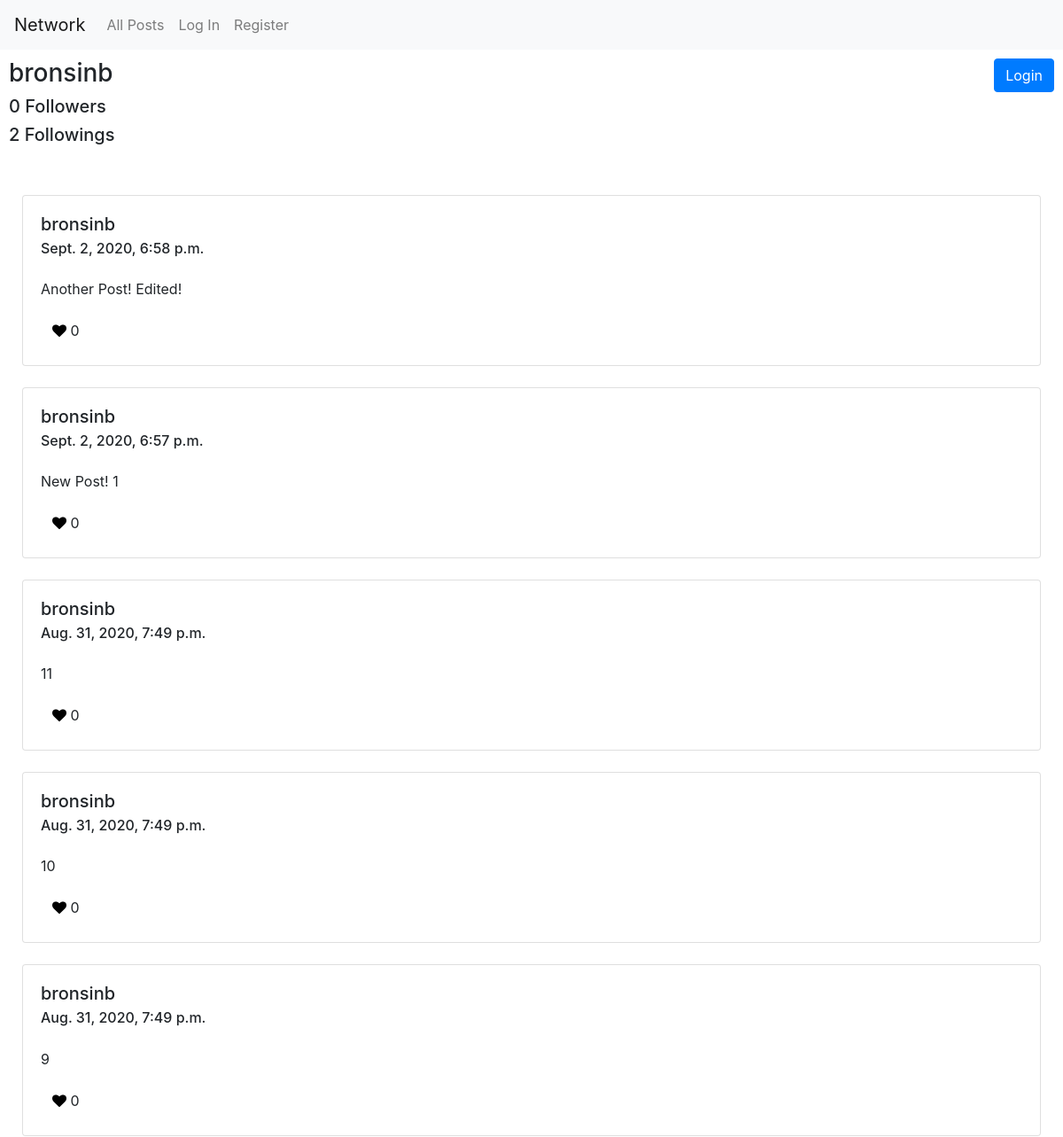
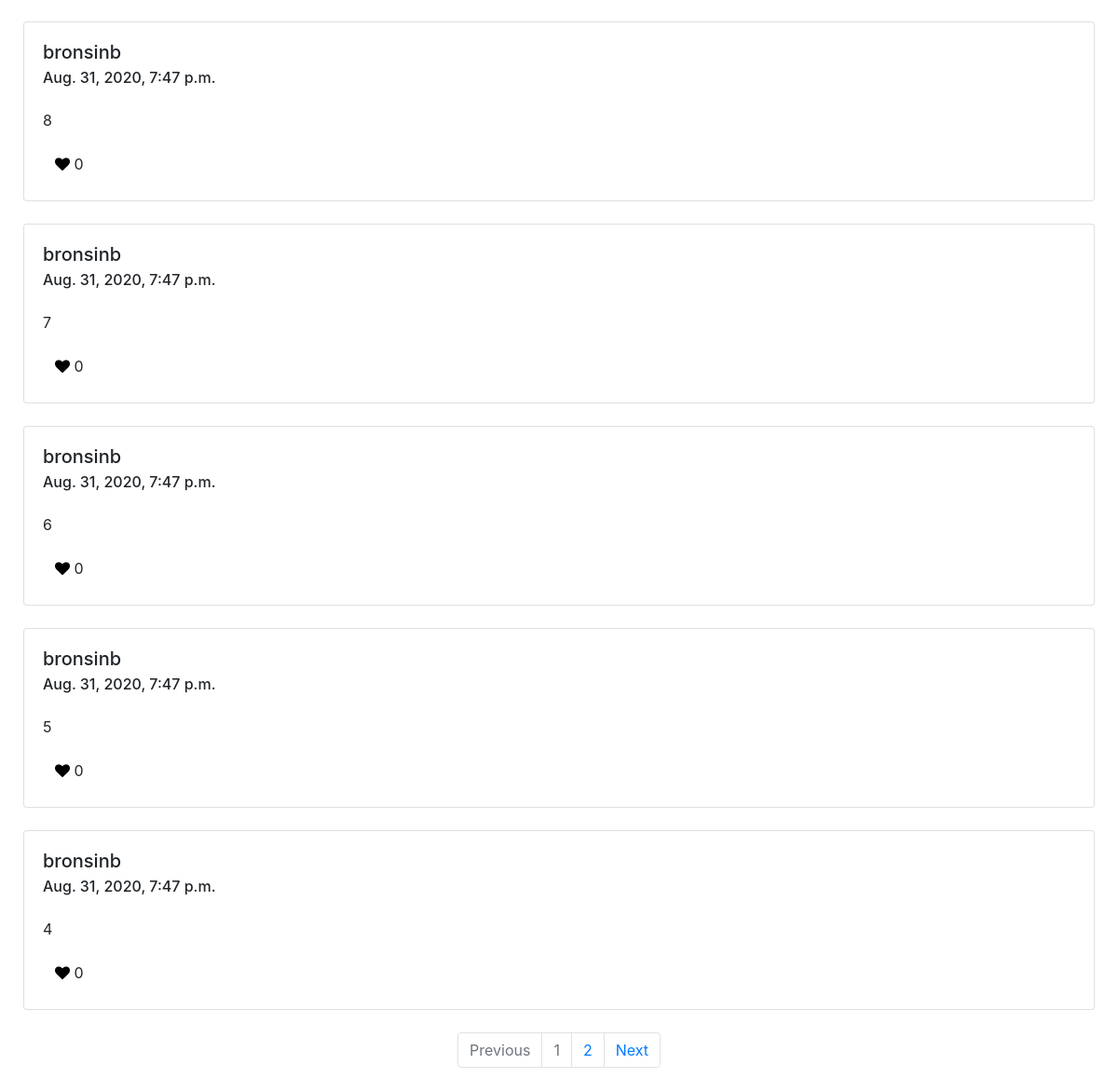
/profile/bronsinb, run on an earlier commit of the app's database (2 pictures, top to bottom).
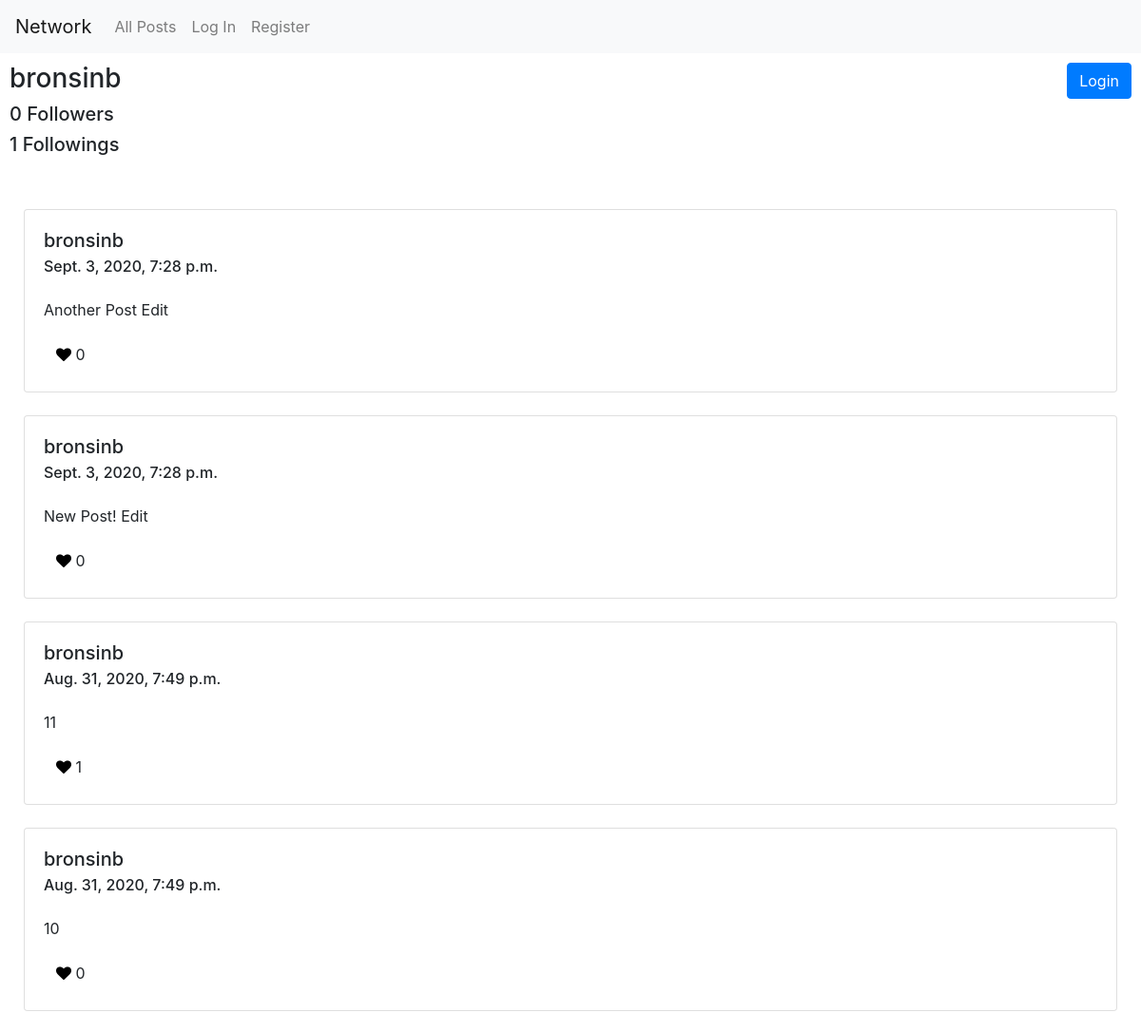
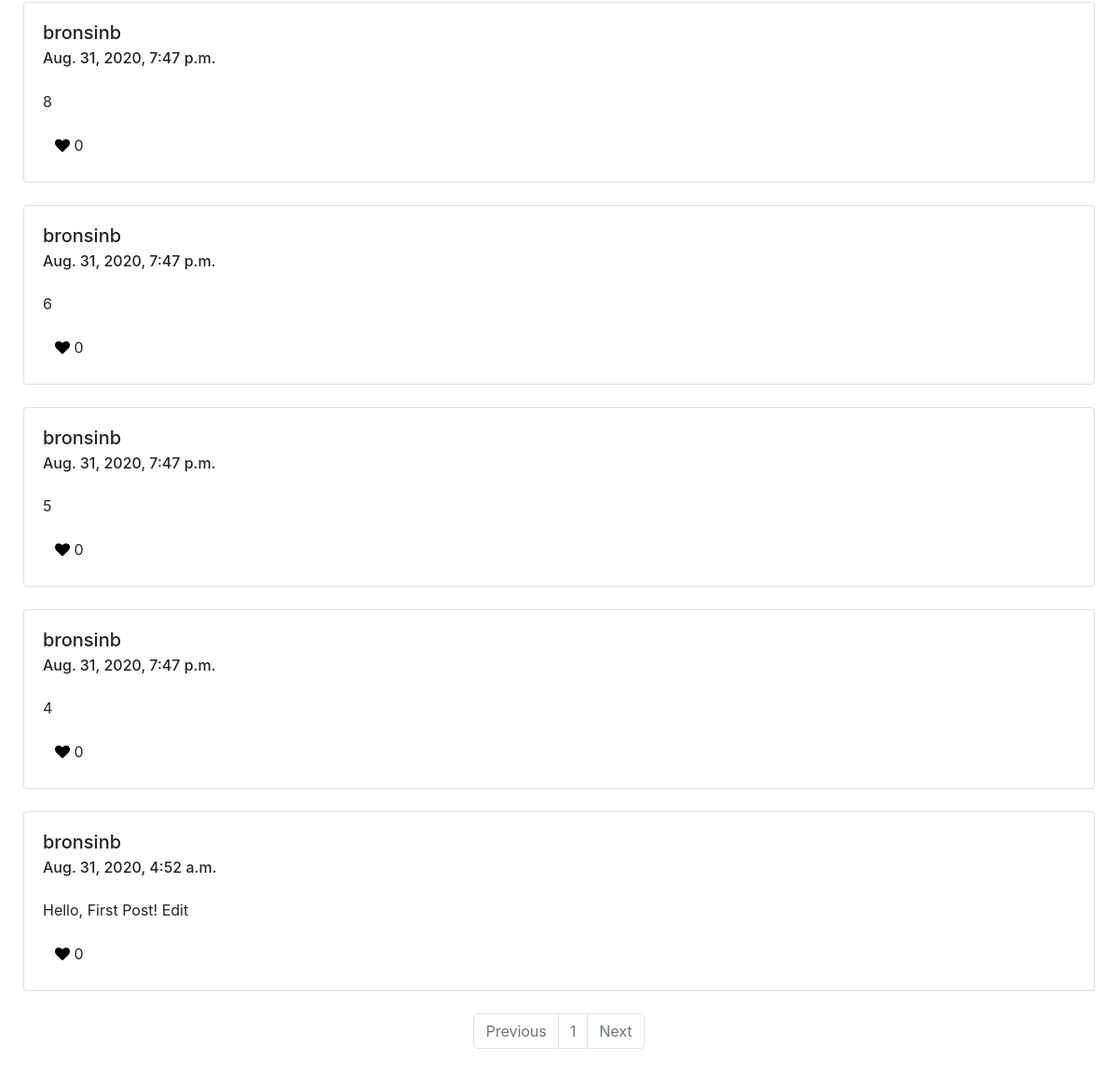
And on a later commit of the database (2 pictures, top to bottom).
### network/models.py (models this page shows)
class User(AbstractUser):
    follower = models.ManyToManyField('self', blank=True, symmetrical=False, related_name="following")
    def get_follower_count(self):
        return len(self.follower.all())
    def get_following_count(self):
        return len(self.following.all())

class Post(models.Model):
    user = models.ForeignKey(User, on_delete=models.CASCADE, related_name="posts")
    text = models.CharField(max_length=280)
    created = models.DateTimeField(auto_now_add=True)
    likes = models.ManyToManyField(User, blank=True, related_name="likes")
    def get_likes_num(self):
        return len(self.likes.all())

### network/views.py (the view)
# urls.py: path("profile/<str:username>", views.profile, name="profile"),
def profile(request, username):
    if request.method == "POST":
        new_edit_post(request)
    profile = User.objects.get(username=username)
    posts_list = profile.posts.all().order_by('created').reverse()
    page = request.GET.get('page', 1)
    paginator = Paginator(posts_list, 10)
    try:
        posts = paginator.page(page)
    except PageNotAnInteger:
        posts = paginator.page(1)
    except EmptyPage:
        posts = paginator.page(paginator.num_pages)
    return render(request, "network/profile.html", {
        "posts": posts,
        "profile": profile,
        "following": request.user in profile.follower.all()
    })

### network/templates/network/profile.html (shortened to what this page needs)
{% extends "network/layout.html" %}
{% load static %}
{% block body %}
    <div class="container-fluid">
        <div class="row">
            <div class="col-xs">
                <h3>{{ profile.username }}</h3>
                <h5 id="followers">{{ profile.get_follower_count }} Followers</h5>
                <h5>{{ profile.get_following_count }} Followings</h5>
            </div>
            <div class="col">
            </div>
            <div>
                {% if user.is_authenticated %}
                    {% if user != profile %}
                        {% if following %}
                            <button id="follow" data-userid="{{ profile.id }}" class="btn btn-danger">Unfollow</button>
                        {% else %}
                            <button id="follow" data-userid="{{ profile.id }}" class="btn btn-outline-success">Follow</button>
                        {% endif %}
                    {% else %}
                        <button id="new-post-button" class="btn btn-primary">New Post</button>
                    {% endif %}
                {% else %}
                    <a href="{% url 'login' %}" class="btn btn-primary">Login</a>
                {% endif %}
            </div>
        </div>
        <br>
        <br>
        {% for post in posts %}
            <div class="card">
                <div class="card-body">
                    <h5 class="card-title">{{ post.user.username }}</h5>
                    <h6 class="card-subtitle">{{ post.created }}</h6>
                    <br>
                    <p class="card-text">{{ post.text }}</p>
                    {% if user.is_authenticated %}
                        {% if user == post.user %}
                            <button data-postid="{{ post.id }}" data-post="{{ post.text }}" class="btn edit"><i class="fa fa-edit"></i></button>
                        {% endif %}
                        {% if user in post.likes.all %}
                            <button data-postid="{{ post.id }}" class="btn like"><i style="color: red;" class="fa fa-heart"></i> {{ post.get_likes_num}}</button>
                        {% else %}
                            <button data-postid="{{ post.id }}" class="btn like"><i style="color: black;" class="fa fa-heart"></i> {{ post.get_likes_num}}</button>
                        {% endif %}
                    {% else %}
                        <a href="{% url 'login' %}" class="btn"><i style="color: black;" class="fa fa-heart"></i> {{ post.get_likes_num}}</a>
                    {% endif %}
                </div>
            </div>
            <br>
        {% empty %}
            <div class="alert alert-primary" role="alert">
                {{ profile.username }} has no Posts!
          </div>
        {% endfor %}
        <nav aria-label="Paginator">
            <ol class="pagination justify-content-center">
                {% if posts.has_previous %}
                    <li class="page-item"><a class="page-link" href="?page={{ posts.previous_page_number }}">Previous</a></li>
                {% else %}
                    <li class="page-item disabled"><a class="page-link">Previous</a></li>
                {% endif %}
                {% for i in posts.paginator.page_range %}
                    {% if posts.number == i %}
                        <li class="page-item disabled"><a class="page-link" >{{ i }}</a></li>
                    {% else %}
                        <li class="page-item"><a class="page-link" href="?page={{ i }}">{{ i }}</a></li>
                    {% endif %}
                {% endfor %}
                {% if posts.has_next %}
                    <li class="page-item"><a class="page-link" href="?page={{ posts.next_page_number }}">Next</a></li>
                {% else %}
                    <li class="page-item disabled"><a class="page-link">Next</a></li>
                {% endif %}
            </ol>
        </nav>
    </div>
{% endblock %}

What changed in the data, as far as the page shows it:
no longer on this page (row edited): Post: user.username "bronsinb", created "Sept. 2, 2020, 6:58 p.m.", text "Another Post! Edited!", get_likes_num "0"
no longer on this page (row edited): Post: user.username "bronsinb", created "Sept. 2, 2020, 6:57 p.m.", text "New Post! 1", get_likes_num "0"
no longer on this page (row edited): Post: user.username "bronsinb", created "Aug. 31, 2020, 7:49 p.m.", text "9", get_likes_num "0"
no longer on this page (row edited): Post: user.username "bronsinb", created "Aug. 31, 2020, 7:47 p.m.", text "7", get_likes_num "0"
changed User "bronsinb": get_following_count "2" → "1"
added Post: user.username "bronsinb", created "Sept. 3, 2020, 7:28 p.m.", text "Another Post Edit", get_likes_num "0"
added Post: user.username "bronsinb", created "Sept. 3, 2020, 7:28 p.m.", text "New Post! Edit", get_likes_num "0"
computed for Post (number 3 of 9 on the later page): get_likes_num "0" → "1"
now on this page (row unchanged): Post: user.username "bronsinb", created "Aug. 31, 2020, 4:52 a.m.", text "Hello, First Post! Edit", get_likes_num "0"
Also different on the page:
list line gone: "2"
